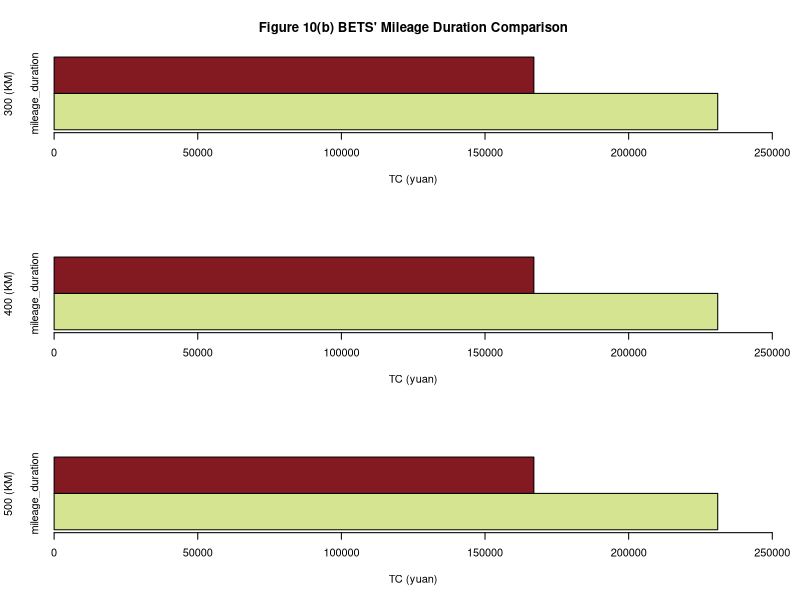

Write R code to recreate this figure.
#车辆在不同载重限制下，对运输结果的影响。
par(mfrow = c(3,1))

#1图
draw_data <- as.matrix(data.frame(mileage_duration=c(231006.1356,167005.8111)))
#rownames <- c("800","300","200")



#categories <- ("Suburbs","Urban") 
colors <- c("#D5E490","#831A21")

a <- barplot(draw_data,main="Figure 10(b) BETS' Mileage Duration Comparison",xlab="TC (yuan)",ylab="300 (KM)",xlim=c(0,2.5e+05),col=colors,horiz = TRUE,beside= TRUE)

par(bg="#F2EBE5")

#legend("topright",
 #      legend = c("Suburbs","Downtown"),
  #     fill = c("#D5E490","#831A21"),
   #    bty="n",
    #   cex=1)

#2图

draw_data <- as.matrix(data.frame(mileage_duration=c(231006.1356,167005.8111)))
#rownames <- c("800","300","200")



#categories <- ("Suburbs","Urban") 
colors <- c("#D5E490","#831A21")

b <- barplot(draw_data,xlab="TC (yuan)",ylab="400 (KM)",xlim=c(0,2.5e+05),col=colors,horiz = TRUE,beside= TRUE)

#3图

draw_data <- as.matrix(data.frame(mileage_duration=c(231006.1356,167005.8111)))
#rownames <- c("800","300","200")



#categories <- ("Suburbs","Urban") 
colors <- c("#D5E490","#831A21")

c <- barplot(draw_data,xlab="TC (yuan)",ylab="500 (KM)",xlim=c(0,2.5e+05),col=colors,horiz = TRUE,beside= TRUE)
